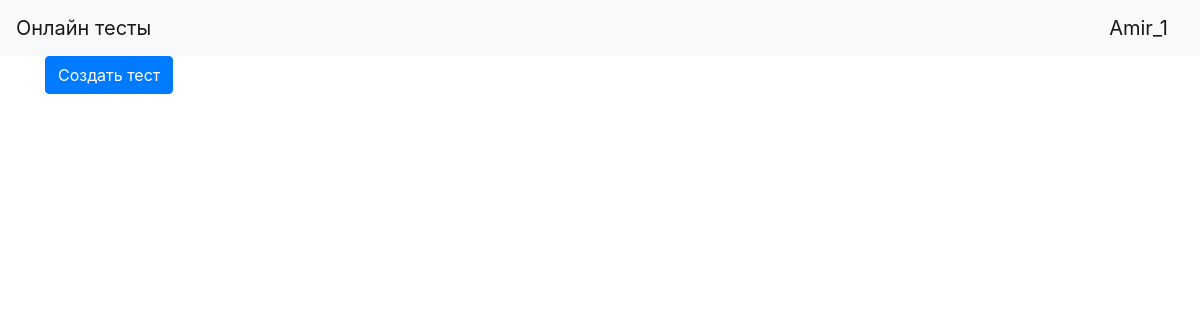
Before: / (signed in) with the older database file.
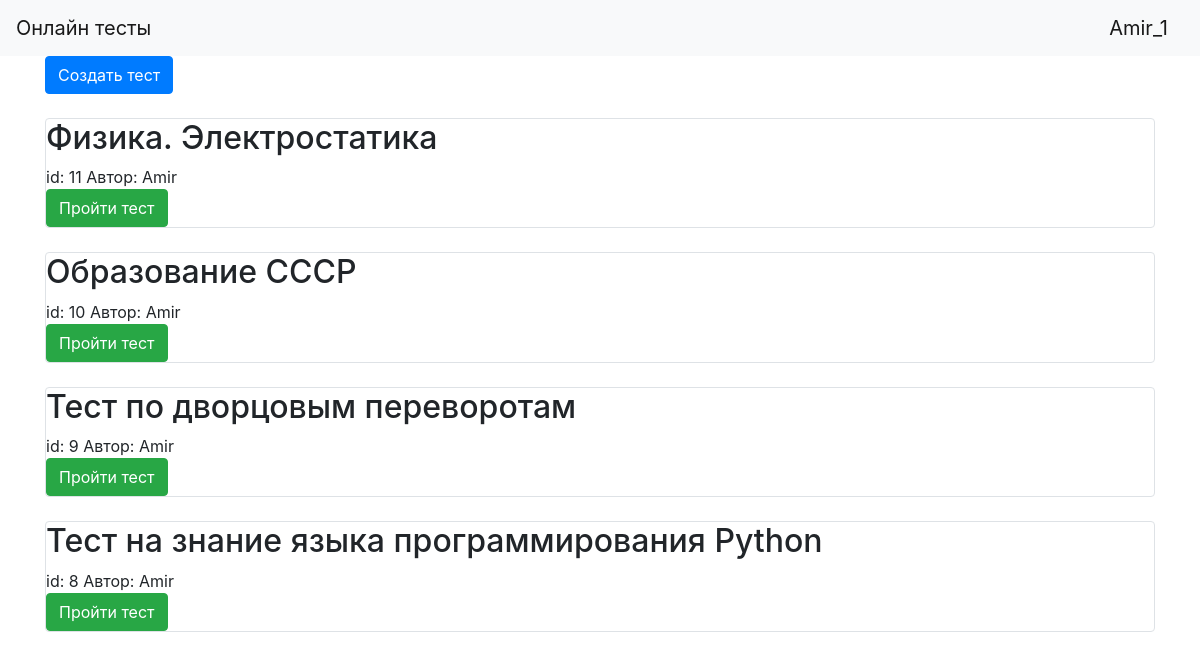
After: the same page with the newer database file.
### tables this page shows
CREATE TABLE tests (id INTEGER UNIQUE PRIMARY KEY AUTOINCREMENT NOT NULL, title STRING NOT NULL, user_id INTEGER NOT NULL REFERENCES users (id));

CREATE TABLE users (id INTEGER NOT NULL UNIQUE PRIMARY KEY AUTOINCREMENT, name STRING NOT NULL, email STRING NOT NULL, password STRING NOT NULL, about TEXT, created_date STRING NOT NULL);

### main.py (the view)
@app.route('/')
def index():
    tests = db_functions.select_all_tests()
    for i in range(len(tests)):
        test = tests[i]
        tests[i] = Test(test[TEST_TITLE], test[USER_ID])
    tests = tests[::-1]
    return render_template('index.html', title='Онлайн тесты',
                           current_user=current_user, tests=tests)

### data/db_functions.py (called while the page is built)
def get_user_id(name, email):
    query = f"""SELECT {ID} FROM {USERS}
                WHERE {NAME} = '{name}' AND {EMAIL} = '{email}'"""
    user_id = cur.execute(query).fetchall()
    if user_id:
        return user_id[0][0]
    return None

def select_user(id):
    query = f"""SELECT * FROM {USERS} WHERE {ID} = {id}"""
    result = cur.execute(query).fetchone()
    user_info = {ID: result[0], NAME: result[1], EMAIL: result[2],
                 PASSWORD: result[3], ABOUT: result[4], CREATED_DATE: result[5]}
    return user_info

def get_test_id(title, user_id):
    query = f"""SELECT {ID} FROM {TESTS}
                WHERE {TEST_TITLE} = '{title}' AND {USER_ID} = '{user_id}'"""
    test_id = cur.execute(query).fetchall()
    if test_id:
        return test_id[0][0]
    return None

def select_all_tests():
    query = f"""SELECT * FROM {TESTS}"""
    tests = cur.execute(query).fetchall()
    result = []
    for test in tests:
        result.append({ID: test[0], TEST_TITLE: test[1], USER_ID: test[2]})
    return result

### data/test.py (called while the page is built)
    def get_id(self):
        return db_functions.get_test_id(self.title, self.user_id)

### templates/index.html (shortened to what this page needs)
{% extends "base.html" %}
{% block content %}
<div>
    {% if current_user.is_authenticated %}
        <a class="btn btn-primary" href="/add_test">Создать тест</a>
    {% endif %}
</div><br>
{% for test in tests %}
    <div class="col-md6 border rounded">
        <h2>{{ test.title }}</h2>
        <div>
            id: {{ test.id }}
            Автор: {{ test.user_name }}
        </div>
        {% if current_user.is_authenticated %}
            <a class="btn btn-success" href="/pass_test/{{ test.id }}">
                Пройти тест
            </a>
        {% endif %}
    </div><br>
{% endfor %}
{% endblock %}

Changed rows visible on the page:
added tests: title "Физика. Электростатика"
added users: user_name "Amir" "Amir" "Amir" "Amir"
added tests: title "Образование СССР"
added tests: title "Тест по дворцовым переворотам"
added tests: title "Тест на знание языка программирования Python"
Other visible differences:
new list line: "id: 11 Автор: Пройти тест"
new list line: "id: 10 Автор: Пройти тест"
new list line: "id: 9 Автор: Пройти тест"
new list line: "id: 8 Автор: Пройти тест"
